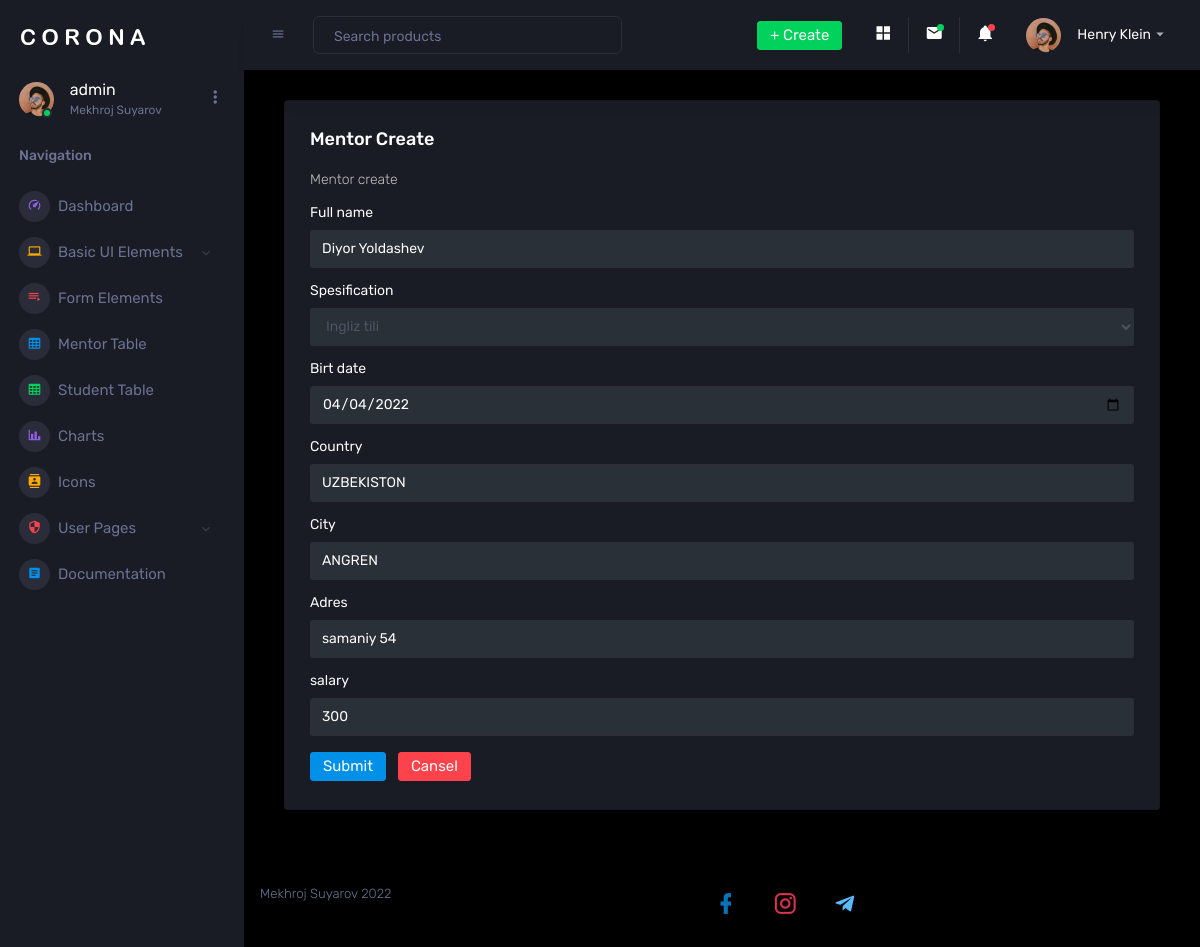
Screenshot of /m-update/2 (signed in) with the database file from the repository.
### mainapp/models.py (models this page shows, shortened)
class Mentor(models.Model):
    full_name = models.CharField(max_length=100)
    spesification = models.CharField(max_length=20,choices=SPESIFICATION__CHOICES,default="Backend")
    gender = models.CharField(max_length=6,choices=GENDER__CHOICES,default="Male")
    birth_date = models.DateField()
    country = models.CharField(max_length=70)
    city = models.CharField(max_length=50)
    adress = models.CharField(max_length=70)
    image = models.ImageField(upload_to='mentor')
    salary = MoneyField(max_digits=3, decimal_places=0, default_currency='USD')

### mainapp/views.py (the view)
# urls.py: path('m-update/<str:pk>',views.updateMentor,name='mentor-update'),
@login_required(login_url='login_user')
def updateMentor(request,pk):
    if request.user.is_superuser or request.user.is_staff:
        mentor = Mentor.objects.get(id=pk)
        form = CreateMentorForm(instance=mentor)
        if request.method == "POST":
            form = CreateMentorForm(request.POST,instance = mentor)
            if form.is_valid():
                form.save()
                return redirect('mentor')
        context = {
            'form': form
        }
        return render(request, 'mainapp/m_create.html', context)
    else:
        return redirect('mentor')

### mainapp/forms.py
class CreateMentorForm(forms.ModelForm):
    class Meta:
        model = Mentor
        fields = ['full_name','spesification','birth_date','country','city','adress','salary']

### mainapp/templates/mainapp/m_create.html (shortened to what this page needs)
{% extends "mainapp/base.html" %}
{% load static %}
{% load widget_tweaks %}
{% block content %}
<div class="col-12 grid-margin stretch-card">
    <div class="card">
      <div class="card-body">
        <h4 class="card-title">Mentor create</h4>
        <p class="card-description"> Mentor create </p>
        <form method="Post">
          <div class="form-group" class="col-6 grid-margin stretch-card">
            <label for="exampleInputName1">Full name</label>
            {% render_field form.full_name type="text" class="form-control" id="exampleInputName1" placeholder="Name" %}
          </div>
          <div class="form-group">
            <label for="exampleInputName1">Spesification</label>
            {% render_field form.spesification type="text" class="form-control" id="exampleInputName1" placeholder="Name" %}
          </div>
          <div class="form-group">
            <label for="exampleInputName1">Birt date</label>
            {% render_field form.birth_date type="date" class="form-control" id="exampleInputName1" placeholder="Name" %}
          </div>
          <div class="form-group">
            <label for="exampleInputName1">Country</label>
            {% render_field form.country type="text" class="form-control" id="exampleInputName1" placeholder="Name" %}
          </div>
          <div class="form-group">
            <label for="exampleInputName1">City</label>
            {% render_field form.city type="text" class="form-control" id="exampleInputName1" placeholder="Name" %}
          </div>
          <div class="form-group">
            <label for="exampleInputName1">Adres</label>
            {% render_field form.adress  type="text" class="form-control" id="exampleInputName1" placeholder="Name"%}
          </div>
          <div class="form-group">
            <label for="exampleInputName1">salary</label>
            {% render_field form.salary type="number" class="form-control" id="exampleInputName1" placeholder="Name" %}
          </div>
          <button type="submit" class="btn btn-primary mr-2">Submit</button>
          <a href="{% url 'student_table' %}" type="submit" class="btn btn-danger mr-2">Cansel</a>
        </form>
      </div>
    </div>
  </div>
{% endblock %}

### mainapp/templates/mainapp/base.html (shortened to what this page needs)
{% load static %}
<!DOCTYPE html>
<html lang="en">
<head>
    <link rel="stylesheet" href="{% static 'assets/vendors/mdi/css/materialdesignicons.min.css' %}">
    <link rel="stylesheet" href="{% static 'assets/vendors/css/vendor.bundle.base.css' %}">
    <link rel="stylesheet" href="{% static 'assets/vendors/jvectormap/jquery-jvectormap.css' %}">
    <link rel="stylesheet" href="{% static 'assets/vendors/flag-icon-css/css/flag-icon.min.css' %}">
    <link rel="stylesheet" href="{% static 'assets/vendors/owl-carousel-2/owl.carousel.min.css' %}">
    <link rel="stylesheet" href="{% static 'assets/vendors/owl-carousel-2/owl.theme.default.min.css' %}">
    <link rel="stylesheet" href="{% static 'assets/css/style.css' %}">
</head>
<body>
    <div class="container-scroller">
        <nav class="sidebar sidebar-offcanvas" id="sidebar">
            <div class="sidebar-brand-wrapper d-none d-lg-flex align-items-center justify-content-center fixed-top">
                <a class="sidebar-brand brand-logo" href="index.html"><img src="{% static 'assets/images/logo.svg' %}" alt="logo" /></a>
            </div>
            <ul class="nav">
                <li class="nav-item profile">
                    <div class="profile-desc">
                        <div class="profile-pic">
                            <div class="count-indicator">
                                <img class="img-xs rounded-circle " src="{% static 'assets/images/faces/face15.jpg' %}" alt="">
                                <span class="count bg-success"></span>
                            </div>
                            <div class="profile-name">
                                <h5 class="mb-0 font-weight-normal">{{ request.user }}</h5>
                                <span>Mekhroj Suyarov</span>
                            </div>
                        </div>
                        <a href="#" id="profile-dropdown" data-toggle="dropdown"><i class="mdi mdi-dots-vertical"></i></a>
                    </div>
                </li>
                <li class="nav-item nav-category">
                    <span class="nav-link">Navigation</span>
                </li>
                <li class="nav-item menu-items">
                    <a class="nav-link" href="{% url 'dashboard' %}">
                        <span class="menu-icon">
                <i class="mdi mdi-speedometer"></i>
              </span>
                        <span class="menu-title">Dashboard</span>
                    </a>
                </li>
                {% if  request.user.is_superuser  %}
                <li class="nav-item menu-items">
                    <a class="nav-link" data-toggle="collapse" href="#ui-basic" aria-expanded="false" aria-controls="ui-basic">
                        <span class="menu-icon">
                <i class="mdi mdi-laptop"></i>
              </span>
                        <span class="menu-title">Basic UI Elements</span>
                        <i class="menu-arrow"></i>
                    </a>
                </li>
                {% endif %}
                {% if  request.user.is_superuser or request.user.is_staff %}
                <li class="nav-item menu-items">
                    <a class="nav-link" href="pages/forms/basic_elements.html">
                        <span class="menu-icon">
                <i class="mdi mdi-playlist-play"></i>
              </span>
                        <span class="menu-title">Form Elements</span>
                    </a>
                </li>
                {% endif %}
                {% if  request.user.is_superuser  %}
                <li class="nav-item menu-items">
                    <a href="{% url 'mentor'  %}" class="nav-link" href="pages/tables/basic-table.html">
                        <span class="menu-icon">
                <i class="mdi mdi-table-large"></i>
              </span>
                        <span class="menu-title"> Mentor Table</span>
                    </a>
                </li>
                {% endif %}
                <li class="nav-item menu-items">
                    <a href="{% url 'student_table'  %}" class="nav-link" href="pages/tables/basic-table.html">
                        <span class="menu-icon">
                <i class="mdi mdi-table-large"></i>
              </span>
                        <span class="menu-title">Student Table</span>
                    </a>
                </li>
                {% if  request.user.is_superuser  %}
                <li class="nav-item menu-items">
                        <a class="nav-link" href="pages/charts/chartjs.html">
                            <span class="menu-icon">
                    <i class="mdi mdi-chart-bar"></i>
                  </span>
                            <span class="menu-title">Charts</span>
                        </a>
                </li>
                {% endif %}
                {% if  request.user.is_superuser  %}
                <li class="nav-item menu-items">
                                <a class="nav-link" href="pages/icons/mdi.html">
                                    <span class="menu-icon">
                            <i class="mdi mdi-contacts"></i>
                          </span>
                                    <span class="menu-title">Icons</span>
                                </a>
                        </li>
                        <li class="nav-item menu-items">
                            <a class="nav-link" data-toggle="collapse" href="#auth" aria-expanded="false" aria-controls="auth">
                                <span class="menu-icon">
                        <i class="mdi mdi-security"></i>
                      </span>
                                <span class="menu-title">User Pages</span>
                                <i class="menu-arrow"></i>
                            </a>
                </li>
                <li class="nav-item menu-items">
                        <a class="nav-link" href="http://www.bootstrapdash.com/demo/corona-free/jquery/documentation/documentation.html">
                            <span class="menu-icon">
                    <i class="mdi mdi-file-document-box"></i>
                  </span>
                            <span class="menu-title">Documentation</span>
                        </a>
                </li>
                {% endif %}
            </ul>
        </nav>
        <div class="container-fluid page-body-wrapper">
            <nav class="navbar p-0 fixed-top d-flex flex-row">
                <div class="navbar-menu-wrapper flex-grow d-flex align-items-stretch">
                    <button class="navbar-toggler navbar-toggler align-self-center" type="button" data-toggle="minimize">
              <span class="mdi mdi-menu"></span>
            </button>
                    <ul class="navbar-nav w-100">
                        <li class="nav-item w-100">
                            <form class="nav-link mt-2 mt-md-0 d-none d-lg-flex search">
                                <input type="text" class="form-control" placeholder="Search products">
                            </form>
                        </li>
                    </ul>
                    <ul class="navbar-nav navbar-nav-right">
                        <li class="nav-item dropdown d-none d-lg-block">
                            <a class="nav-link btn btn-success create-new-button" id="createbuttonDropdown" data-toggle="dropdown" aria-expanded="false" href="#">+ Create</a>
              </li>
              <li class="nav-item nav-settings d-none d-lg-block ">
                <a class="nav-link " href="# ">
                  <i class="mdi mdi-view-grid "></i>
                </a>
              </li>
              <li class="nav-item dropdown border-left ">
                <a class="nav-link count-indicator dropdown-toggle " id="messageDropdown " href="# " data-toggle="dropdown " aria-expanded="false ">
                  <i class="mdi mdi-email "></i>
                  <span class="count bg-success "></span>
                </a>
              </li>
              <li class="nav-item dropdown border-left ">
                <a class="nav-link count-indicator dropdown-toggle " id="notificationDropdown " href="# " data-toggle="dropdown ">
                  <i class="mdi mdi-bell "></i>
                  <span class="count bg-danger "></span>
                </a>
              </li>
              <li class="nav-item dropdown ">
                <a class="nav-link " id="profileDropdown " href="# " data-toggle="dropdown ">
                  <div class="navbar-profile ">
                    <img class="img-xs rounded-circle " src="{% static 'assets/images/faces/face15.jpg' %} " alt=" ">
                    <p class="mb-0 d-none d-sm-block navbar-profile-name ">Henry Klein</p>
                    <i class="mdi mdi-menu-down d-none d-sm-block "></i>
                  </div>
                </a>
              </li>
            </ul>
          </div>
        </nav>
        <div class="main-panel ">
          <div class="content-wrapper ">
            {% block content %}
            {% endblock %}
          </div>
          <footer class="footer ">
            <div class="d-sm-flex justify-content-center justify-content-sm-between ">
              <span class="text-muted d-block text-center text-sm-left d-sm-inline-block ">Mekhroj Suyarov 2022</span>
              <div>
                <button type="button " class="btn btn-rounded "><a href="https://www.facebook.com/Mehroj Suyarov "><i style="font-size: 25px; color:rgba(9, 120, 194, 0.959) " class="mdi mdi-facebook "></i></button>
                <button type="button " class="btn btn-rounded "><a href="https://www.instagram.com/code_king_python "><i style="font-size: 25px; color:rgb(216, 52, 79) " class="mdi mdi-instagram "></i></button>
                <button type="button " class="btn btn-rounded "><a href="https://t.me/Mekhroj_Suyarov "><i style="font-size: 25px; color:rgb(89, 187, 253) " class="mdi mdi-telegram "></i></button>
              </div>
            </div>
          </footer>
        </div>
      </div>
    </div>
  </body>
</html>

### rows the page displays
Mentor: full_name "Diyor Yoldashev", spesification "Ingliz tili", birth_date "04/04/2022", country "UZBEKISTON", city "ANGREN", adress "samaniy 54", salary "300"

### other values shown
{{ request.user }} "admin"
